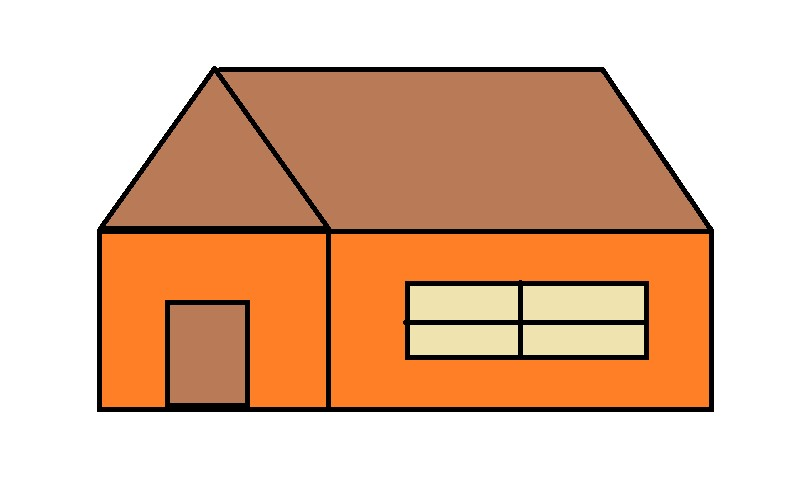
#> input picture Hut.jpg, 785 x 485 px
$ jupyter execute Project3.ipynb
#> lines starting #> are read from the running program, lines starting #| are printed output that depends on the picture; after the words box and inside, x2 and y2 are one past the last pixel; in counts of white or black regions, pixels touching at a corner belong together
[cell 1]
import matplotlib.pyplot as plt
import numpy as np
import cv2

[cell 2]
sample_image = cv2.imread('Hut.jpg')
#> sample_image is the input picture: shape (485, 785, 3); mean B, G, R 158.6, 185.6, 225.2
img = cv2.cvtColor(sample_image,cv2.COLOR_BGR2RGB)
img = cv2.resize(img,(256,256))
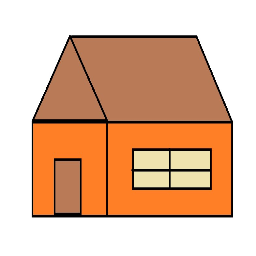
#> img: shape (256, 256, 3); mean R, G, B 225.1, 185.5, 158.5

[cell 3]
gray = cv2.cvtColor(img,cv2.COLOR_RGB2GRAY)
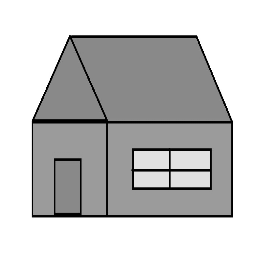
#> gray: shape (256, 256); min 0, max 255, mean 194.3
_,thresh = cv2.threshold(gray, np.mean(gray), 255, cv2.THRESH_BINARY_INV)
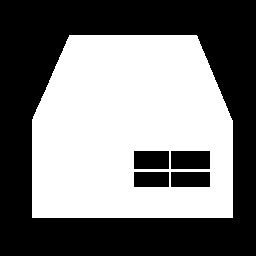
#> thresh: shape (256, 256); 47.6% white; 1 white region, box (x1, y1, x2, y2) and area: (32, 35, 233, 218) 31194

[cell 4]
edges = cv2.dilate(cv2.Canny(thresh,0,255),None)
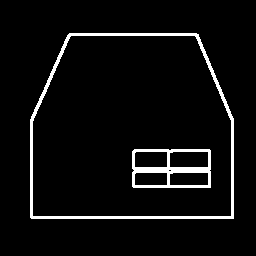
#> edges: shape (256, 256); 5.2% white; 2 white regions, box (x1, y1, x2, y2) and area: (30, 33, 234, 219) 2228, (132, 149, 211, 188) 1185

[cell 5]
fig, axes = plt.subplots(1, 3, figsize=(15, 5))
axes[0].imshow(img)
axes[0].set_title('Image 1')
axes[0].axis('off')
axes[1].imshow(thresh)
axes[1].set_title('Image 2')
axes[1].axis('off')
axes[2].imshow(edges)
axes[2].set_title('Difference')
axes[2].axis('off')
plt.show()
